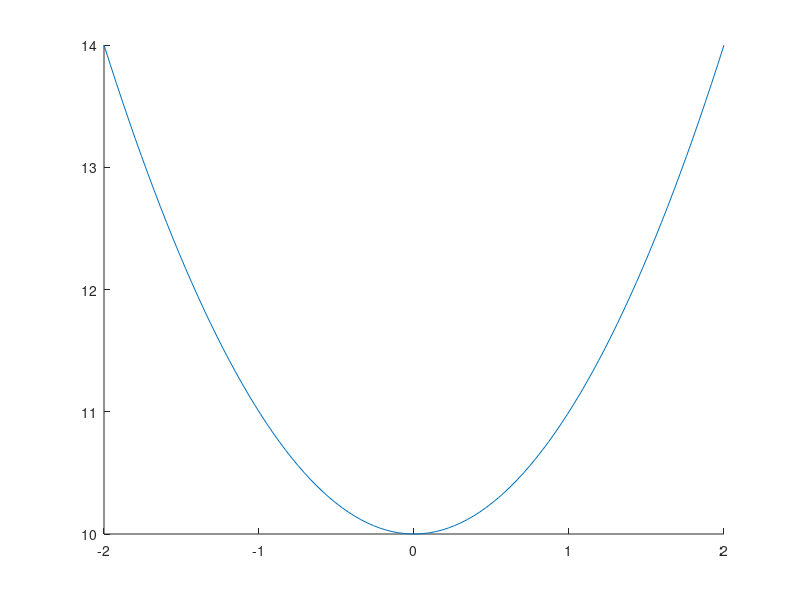

MATLAB code for this plot:
figure(1);
hold on
point=100;
x=linspace(-2,2,point);
for i=1:100
    y1(i)=x(i).^2+10;
end
y=[flipud(y1(1,:))];
yStd=std(y);
yMean=mean(y);
plot(x,y);
